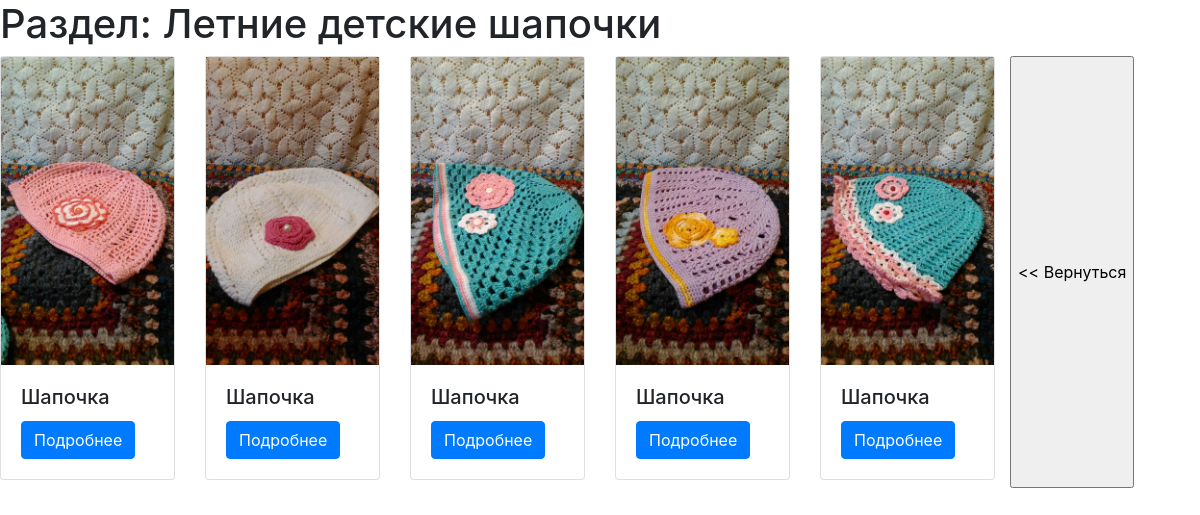
The app's page /cat/9/ with its own data.
### toys/models.py (models this page shows, shortened)
class Cat(models.Model):
    name = models.CharField(max_length=60)

class Toy(models.Model):
    title = models.CharField(max_length=100)
    description = models.TextField()
    materials = models.ManyToManyField("Material", related_name="toys")
    image = models.FilePathField(path="toys/static/img")
    last_modified = models.DateTimeField(auto_now=True)
    cat = models.ForeignKey(Cat, on_delete = models.SET_NULL, blank=True, null=True)

### toys/views.py (the view)
# urls.py: path("cat/<int:pk>/", views.cat_detail, name="cat_detail"),
def cat_detail(request, pk):
    cats = Cat.objects.get(pk=pk)
    nm = cats.name
    cat_toys = Toy.objects.all().filter(cat__exact = pk)
    for cat_toy in cat_toys:
        cat_toy.image=cat_toy.image[12:]
    context = {'cat_toys': cat_toys, 'nm': nm}
    return render(request, 'cat_detail.html', context)

### toys/templates/cat_detail.html
{% extends "base.html" %}
{% load static %}
{% block page_content %}
<h1>Раздел: {{nm}}</h1>
<div class="row">
{% for c in cat_toys %}
    <div class="col-md-2">
        <div class="card mb-2">
            <img src="{% static c.image %}" alt="" width="100%">
            <div class="card-body">
                <h5 class="card-title">{{ c.title }}</h5>
                <a href="all/{{c.pk}}"
                   class="btn btn-primary">
                    Подробнее
                </a>
            </div>
        </div>
    </div>
    {% endfor %}
	<input type="button" onclick="history.back();" value="<< Вернуться"/>
</div>
{% endblock %}

### records on screen
Cat: name "Летние детские шапочки"
Toy: title "Шапочка"
Toy: title "Шапочка"
Toy: title "Шапочка"
Toy: title "Шапочка"
Toy: title "Шапочка"
